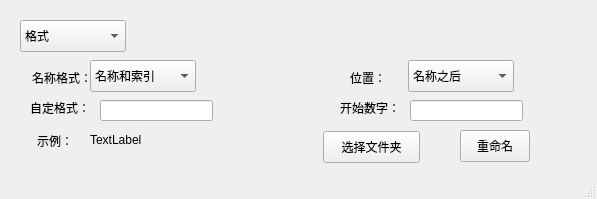
<?xml version="1.0" encoding="UTF-8"?>
<ui version="4.0">
 <class>wd_rename</class>
 <widget class="QMainWindow" name="wd_rename">
  <property name="geometry">
   <rect>
    <x>0</x>
    <y>0</y>
    <width>597</width>
    <height>199</height>
   </rect>
  </property>
  <property name="windowTitle">
   <string>批量图像重命名</string>
  </property>
  <widget class="QWidget" name="centralwidget">
   <widget class="QPushButton" name="pbn_openfd">
    <property name="geometry">
     <rect>
      <x>323</x>
      <y>131</y>
      <width>97</width>
      <height>32</height>
     </rect>
    </property>
    <property name="text">
     <string>选择文件夹</string>
    </property>
   </widget>
   <widget class="QLabel" name="label">
    <property name="geometry">
     <rect>
      <x>32</x>
      <y>70</y>
      <width>61</width>
      <height>16</height>
     </rect>
    </property>
    <property name="text">
     <string>名称格式：</string>
    </property>
   </widget>
   <widget class="QPushButton" name="btn_rename">
    <property name="geometry">
     <rect>
      <x>460</x>
      <y>130</y>
      <width>70</width>
      <height>32</height>
     </rect>
    </property>
    <property name="text">
     <string>重命名</string>
    </property>
   </widget>
   <widget class="QLabel" name="label_3">
    <property name="geometry">
     <rect>
      <x>37</x>
      <y>133</y>
      <width>40</width>
      <height>16</height>
     </rect>
    </property>
    <property name="sizePolicy">
     <sizepolicy hsizetype="Preferred" vsizetype="Preferred">
      <horstretch>0</horstretch>
      <verstretch>0</verstretch>
     </sizepolicy>
    </property>
    <property name="text">
     <string>示例：</string>
    </property>
   </widget>
   <widget class="QComboBox" name="comboBox">
    <property name="geometry">
     <rect>
      <x>20</x>
      <y>20</y>
      <width>106</width>
      <height>32</height>
     </rect>
    </property>
    <item>
     <property name="text">
      <string>格式</string>
     </property>
    </item>
    <item>
     <property name="text">
      <string>替换文本</string>
     </property>
    </item>
    <item>
     <property name="text">
      <string>添加文本</string>
     </property>
    </item>
   </widget>
   <widget class="QLabel" name="label_4">
    <property name="geometry">
     <rect>
      <x>90</x>
      <y>130</y>
      <width>91</width>
      <height>20</height>
     </rect>
    </property>
    <property name="text">
     <string>TextLabel</string>
    </property>
   </widget>
   <widget class="QComboBox" name="comboBox_2">
    <property name="geometry">
     <rect>
      <x>90</x>
      <y>60</y>
      <width>106</width>
      <height>32</height>
     </rect>
    </property>
    <item>
     <property name="text">
      <string>名称和索引</string>
     </property>
    </item>
    <item>
     <property name="text">
      <string>名称和计数</string>
     </property>
    </item>
   </widget>
   <widget class="QLabel" name="label_2">
    <property name="geometry">
     <rect>
      <x>30</x>
      <y>100</y>
      <width>61</width>
      <height>16</height>
     </rect>
    </property>
    <property name="text">
     <string>自定格式：</string>
    </property>
   </widget>
   <widget class="QLineEdit" name="lineEdit">
    <property name="geometry">
     <rect>
      <x>100</x>
      <y>100</y>
      <width>113</width>
      <height>21</height>
     </rect>
    </property>
   </widget>
   <widget class="QLineEdit" name="lineEdit_2">
    <property name="geometry">
     <rect>
      <x>410</x>
      <y>100</y>
      <width>113</width>
      <height>21</height>
     </rect>
    </property>
    <property name="text">
     <string notr="true"/>
    </property>
   </widget>
   <widget class="QLabel" name="label_5">
    <property name="geometry">
     <rect>
      <x>340</x>
      <y>100</y>
      <width>61</width>
      <height>16</height>
     </rect>
    </property>
    <property name="text">
     <string>开始数字：</string>
    </property>
   </widget>
   <widget class="QComboBox" name="comboBox_3">
    <property name="geometry">
     <rect>
      <x>408</x>
      <y>60</y>
      <width>106</width>
      <height>32</height>
     </rect>
    </property>
    <item>
     <property name="text">
      <string>名称之后</string>
     </property>
    </item>
    <item>
     <property name="text">
      <string>名称之前</string>
     </property>
    </item>
   </widget>
   <widget class="QLabel" name="label_6">
    <property name="geometry">
     <rect>
      <x>350</x>
      <y>70</y>
      <width>61</width>
      <height>16</height>
     </rect>
    </property>
    <property name="text">
     <string>位置：</string>
    </property>
   </widget>
  </widget>
  <widget class="QStatusBar" name="statusbar"/>
 </widget>
 <resources/>
 <connections/>
</ui>
